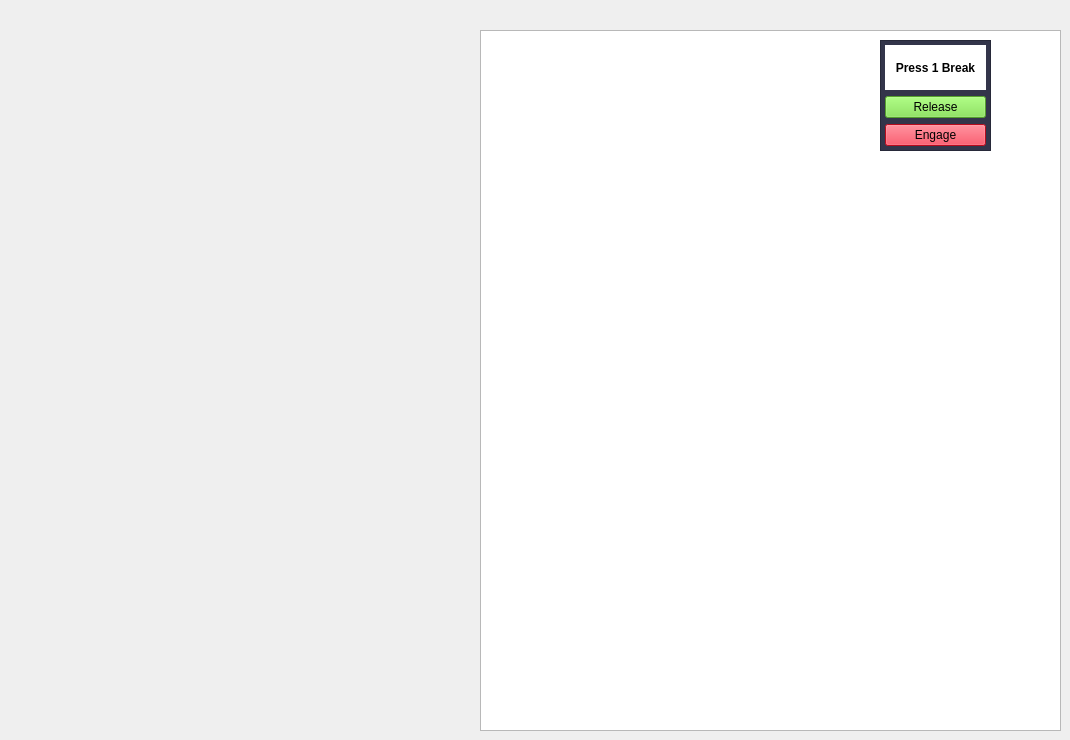
              <widget class="QWidget" name="module_2">
               <widget class="QGraphicsView" name="graphicsView_2">
                <property name="geometry">
                 <rect>
                  <x>480</x>
                  <y>30</y>
                  <width>581</width>
                  <height>701</height>
                 </rect>
                </property>
                <property name="styleSheet">
                 <string notr="true">background-image: url(:/module_image/HMI/FormDieset/ISOView.png);</string>
                </property>
               </widget>
               <widget class="QFrame" name="frame_57">
                <property name="geometry">
                 <rect>
                  <x>880</x>
                  <y>40</y>
                  <width>111</width>
                  <height>111</height>
                 </rect>
                </property>
                <property name="styleSheet">
                 <string notr="true">background-color:rgb(51, 53, 74)</string>
                </property>
                <property name="frameShape">
                 <enum>QFrame::StyledPanel</enum>
                </property>
                <property name="frameShadow">
                 <enum>QFrame::Raised</enum>
                </property>
                <layout class="QHBoxLayout" name="horizontalLayout_41">
                 <property name="leftMargin">
                  <number>4</number>
                 </property>
                 <property name="topMargin">
                  <number>4</number>
                 </property>
                 <property name="rightMargin">
                  <number>4</number>
                 </property>
                 <property name="bottomMargin">
                  <number>4</number>
                 </property>
                 <item>
                  <layout class="QVBoxLayout" name="verticalLayout_57">
                   <item>
                    <widget class="QLabel" name="label_11">
                     <property name="font">
                      <font>
                       <bold>true</bold>
                      </font>
                     </property>
                     <property name="styleSheet">
                      <string notr="true">background-color: rgb(255, 255, 255);</string>
                     </property>
                     <property name="text">
                      <string>Press 1 Break</string>
                     </property>
                     <property name="alignment">
                      <set>Qt::AlignCenter</set>
                     </property>
                    </widget>
                   </item>
                   <item>
                    <widget class="QPushButton" name="pushButton_17">
                     <property name="styleSheet">
                      <string notr="true">background-color: rgb(118, 223, 62);</string>
                     </property>
                     <property name="text">
                      <string>Release</string>
                     </property>
                    </widget>
                   </item>
                   <item>
                    <widget class="QPushButton" name="pushButton_18">
                     <property name="styleSheet">
                      <string notr="true">background-color: rgb(255, 16, 40);</string>
                     </property>
                     <property name="text">
                      <string>Engage</string>
                     </property>
                    </widget>
                   </item>
                  </layout>
                 </item>
                </layout>
               </widget>
              </widget>
